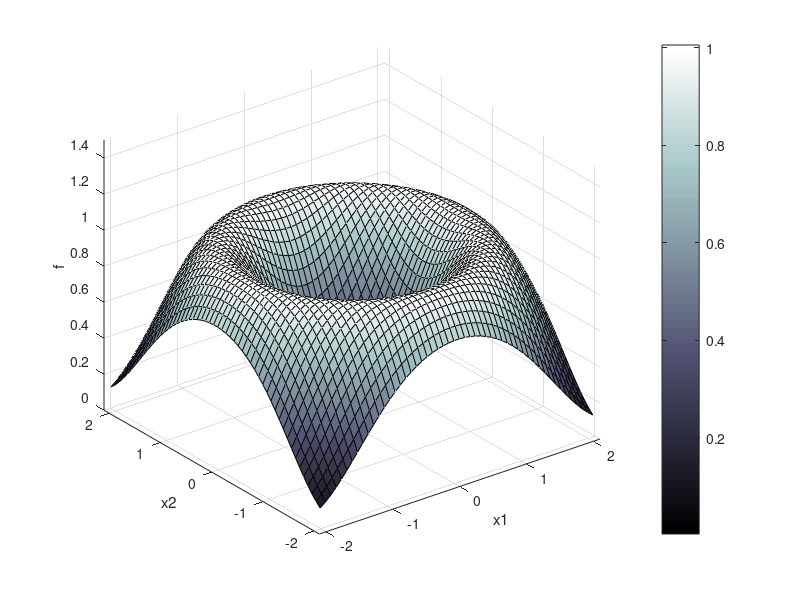

Here is the MATLAB script that generated this plot: (Note: this script raises an error after producing the figure.)
%%%%%%%%%%%%%%%%%%%%%%%%%%%%%%%%%%%%%%%%%%%%%%%%%%%%%%%%%%%%%%%%%%%%%%%%%%%%

%Simulated Annealing Algorithm for a bidimentional function for
%a minimization problem

%%%%%%%%%%%%%%%%%%%%%%%%%%%%%%%%%%%%%%%%%%%%%%%%%%%%%%%%%%%%%%%%%%%%%%%%%%%
%PHASE 1 -Setting up for the algorithm
%%%%%%%%%%%%%%%%%%%%%%%%%%%%%%%%%%%%%%%%%%%%%%%%%%%%%%%%%%%%%%%%%%%%%%%%%%%
%Note the 1st phase is equal to the 1st phase to the MRHC with slight
%changes on lines 62

%Close all the windows, clear working space, shut off warnings
clc
clear
close all 
warning('off','all');
% Function Initialization and Representation %
X = -2.048:0.08:2.048; %vector from -2.048 to 2.048 with increments of 0.08
Y = X; %Y as the same vector
[X,Y] = meshgrid(X); %returns square grid coordinates with the size of X
%Defining the function func: %
func = @(X,Y) 0.5+((sin(sqrt(X.^2+Y.^2))).^2-0.5/1+0.001*(X.^2+Y.^2).^2);
%Visual representation in 3D: %
f1 = figure(1);
surf(X,Y, 0.5+((sin(sqrt(X.^2+Y.^2))).^2-0.5/1+0.001*(X.^2+Y.^2).^2));
%labels
xlabel('x1')
ylabel('x2')
zlabel('f')
%Implementing graphical limits %
limits = [-2.1 2.1 -2.1 2.1 0 1.5];
axis(limits)
%Colorbar and retain current plot %
colormap(bone)
%%%%%%%%%%%%%%%%%%%%%%%%%%%%%%%%%%%%%%%%%%%%%%%
% f2 = figure(2);
% ezcontourf(func,[-2.048 2.048 -2.048 2.048]);
% colormap
% hold on
% plot(0,0,'p','MarkerSize',15,'MarkerFaceColor','yellow','MarkerEdgeColor','k')
% plot(-2.048,-2.048,'p','MarkerSize',15,'MarkerFaceColor','r','MarkerEdgeColor','k')
% plot(2.048,2.048,'p','MarkerSize',15,'MarkerFaceColor','r','MarkerEdgeColor','k')
% plot(2.048,-2.048,'p','MarkerSize',15,'MarkerFaceColor','r','MarkerEdgeColor','k')
% plot(-2.048,2.048,'p','MarkerSize',15,'MarkerFaceColor','r','MarkerEdgeColor','k')
colorbar %can add different color palettes
hold on %retains the current plot
pause(1) %pauses during 1 second
%Defining function's boundaries
VarLBounds=[-2.048 -2.048];
VarUBounds=[+2.048 +2.048];
max_radius = VarUBounds - VarLBounds;
radius = 30;
%Initializing first x and y points in the function! %
xy_current = VarLBounds(1,:)+ rand(1,2) .* max_radius(1,:);
%%%%%%%%%%%%%%%%%%%%%%%%%%%%%%%%%%%%%%%%%%%%%%%%%%%%%%%%%%%%%%%%%%%%%%%%%%%
%PHASE 2- Running SA
%%%%%%%%%%%%%%%%%%%%%%%%%%%%%%%%%%%%%%%%%%%%%%%%%%%%%%%%%%%%%%%%%%%%%%%%%%%
%Ready to start!
disp('--------------Simulated Annealing---------------')
%Note: Our base variables are set, however we have to set SA's specific exclusive
%variables
ColorMarker = [1 0 0];
% Set initial temperature
t_initial = 4;
% Set final temperature
t_final = 0.3;
% Create current solution
s_current = func(xy_current(1),xy_current(2));
%Plot the first point
plot3(xy_current(1),xy_current(2),s_current,'ok','MarkerSize',4,'MarkerFaceColor',ColorMarker);
%Saving the first point
x_plot(1) = xy_current(1);
y_plot(1) = xy_current(2);
f_plot(1) = s_current;
% Set the temperature
t = t_initial;
%Saving the first value of temperature
t_plot(1) = t;
%Defining the probability funtion here so we can save the first value
%(this is again defined within the algorithm so it can change its value
%during the run)
p = 0.8;
%Save the first point
p_plot(1) = p;
disp(['Starting temperature is ',num2str(t_initial)])
disp('Simulation starting...')
%We do need an extra iterator to keep track of the total ammount of
%iterations, so we can save the values of x, y, s, temperature and
%probability
i = 2;
delta_values(1) = 1;
% Temperature Cycle
while t > t_final %as long as the temperature is bigger than the final
                  %temperature, the SA keeps running
    iter = 1;     %Setting the iterations
    % Metropolis Cycle
    while iter < 100  %As long as the iterations dont surpass 200, the
                      %inner cycle keeps running
        %Generate new points of x and y from the neighborhood of the
        %current points
        xy_new(iter,:) = xy_current + (((VarUBounds-VarLBounds)/radius).*randn(1,2));
        %Truncating the values (x,y) to the limits of the function   
        if xy_new(iter,1)<VarLBounds(1,1)
           xy_new(iter,1)=VarLBounds(1,1);
        end
        if xy_new(iter,2)<VarLBounds(1,2)
           xy_new(iter,2)=VarLBounds(1,2);
        end
        if xy_new(iter,1)>VarUBounds(1,1)
           xy_new(iter,1)=VarUBounds(1,1);
        end
        if xy_new(iter,2)>VarUBounds(1,2)
           xy_new(iter,2)=VarUBounds(1,2);
        end    
        % Create new solution
        s_new = func(xy_new(iter,1),xy_new(iter,2));
        % Calculate the probability p with s_new and s_current using a
        % boltzmann distribution, the value t will continue to change in
        % the outer cycle (Temperature Cycle), so that p gets smaller and
        % smaller.
        delta_s = s_new - s_current;
        delta_values(iter) = delta_s;
        delta_s_avg = (sum(abs(delta_values),[2:length(delta_values)])/length(delta_values)-1);
        p = exp(-abs(delta_s_avg)/t); %probability function based on boltzmann distribution
        % Comparing the values of both new and old solutions
        if s_new < s_current %New solution is better than the current?..
            s_current = s_new;%.. than the new solution becomes the current
            xy_current(1) = xy_new(iter,1);
            xy_current(2) = xy_new(iter,2);
        % Another chance for s_new to be accepted even though its a worse
        % solution for minimization (since it has a bigger value and did
        % not run in the if statement line 151).
        elseif rand < p   %a randomly generated number between 0 and 1 is
                          %smaller than p?..
            s_current = s_new; %.. then we accept the new solution
            xy_current(1) = xy_new(iter,1);
            xy_current(2) = xy_new(iter,2);
        end
        plot3(xy_current(1),xy_current(2),s_current,'ok','MarkerSize',4,'MarkerFaceColor',ColorMarker);
        pause(0.1)
        %Save all the points x,y, the solutions and the temperature and
        %the probability function
        x_plot(i) = xy_current(1);
        y_plot(i) = xy_current(2);
        f_plot(i) = s_current;
        t_plot(i) = t;
        p_plot(i) = p*100;
        i = i + 1;
        iter = iter + 1;
    end
    % Cooling function for temperature decrease
    t = 0.87 * t;
    if (p * 100) < 80
        ColorMarker = [0.6 0.3 0.3];
    end
    if (p * 100) < 55
        ColorMarker = [0.4 0.5 0.5];
    end
    if (p * 100) < 30
        ColorMarker = [0.2 0.75 0.75];
    end
    if (p * 100) < 10
        ColorMarker = [0 1 1];
    end
    disp(['Current temperature is now: ',num2str(t)])
    disp(['Current probability of accepting worse solutions is now: ',num2str(p * 100),'%'])
end
hold off %Sets the graphs free
%Graphical representation of the values of x, y and the solution during the
%the iterations in the cycle
%For the algorithm to be successfull, all values should converge to the
%point of the coordinates x,y (0,0) where the value of the function
%(solution) is 0.
figure('Position',[100 120 500 440])
subplot(3,1,1)
plot(x_plot,'b-','LineWidth',1)
yline(0,'--k','LineWidth',1.1);
xlabel('current x')
subplot(3,1,2)
plot(y_plot,'b-','LineWidth',1)
yline(0,'--k','LineWidth',1.1);
xlabel('current y')
subplot(3,1,3)
plot(f_plot,'b-','LineWidth',1)
yline(0,'--k','LineWidth',1.1);
xlabel('current solution value')

figure('Position',[700 120 500 440])
subplot(2,1,1)
plot(t_plot,'b-','LineWidth',1.1)
xlabel('iterations')
ylabel('Temperature')
subplot(2,1,2)
plot(p_plot,'b-','LineWidth',1.1)
xlabel('iterations')
ylabel('Probability')
